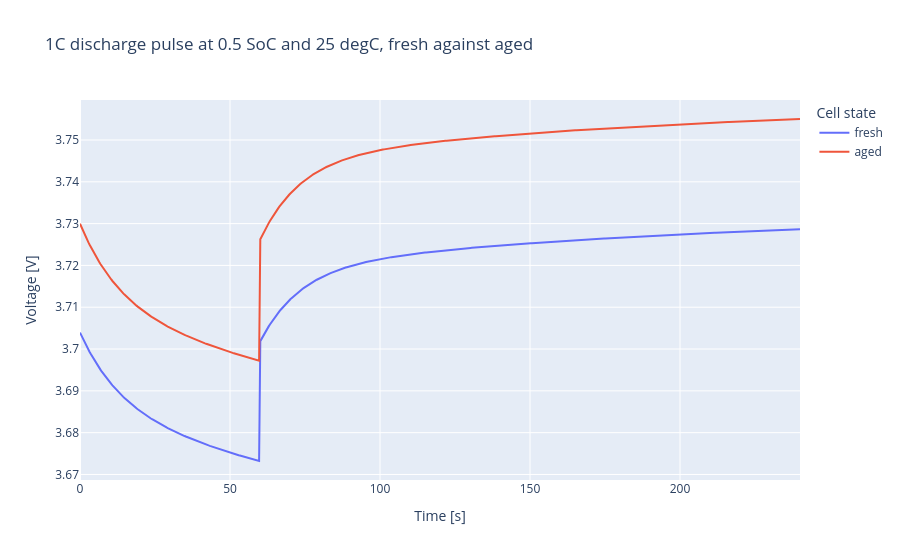

Here is the notebook cell this chart was saved with:
### Code cell
amps = fresh.discharge_c_rates[rate_index] * fresh.capacity

fig = go.Figure()
for label, ecm in (("fresh", fresh), ("aged", aged)):
    soc_index = int(np.argmin(np.abs(ecm.soc_grid - 0.5)))  # 0.5 SoC in each grid
    time_s, voltage, _ = pulse_voltage(
        ecm, soc_index, temp_index, rate_index, amps=amps
    )
    fig.add_trace(go.Scatter(x=time_s, y=voltage, mode="lines", name=label))
fig.update_layout(
    title="1C discharge pulse at 0.5 SoC and 25 degC, fresh against aged",
    xaxis_title="Time [s]",
    yaxis_title="Voltage [V]",
    legend_title="Cell state",
)
fig

### Figure 1 — Plotly figure (JSON) as saved in the notebook; plotly's stock layout.template omitted (floating-point values rounded to 4 significant figures; data arrays with more than 128 entries replaced by an {"elided": "..."} marker saying what was removed)
{"data": [{"mode": "lines", "name": "fresh", "type": "scatter", "x": {"elided": "600 float values"}, "y": {"elided": "600 float values"}}, {"mode": "lines", "name": "aged", "type": "scatter", "x": {"elided": "600 float values"}, "y": {"elided": "600 float values"}}], "layout": {"legend": {"title": {"text": "Cell state"}}, "title": {"text": "1C discharge pulse at 0.5 SoC and 25 degC, fresh against aged"}, "xaxis": {"title": {"text": "Time [s]"}}, "yaxis": {"title": {"text": "Voltage [V]"}}}}
